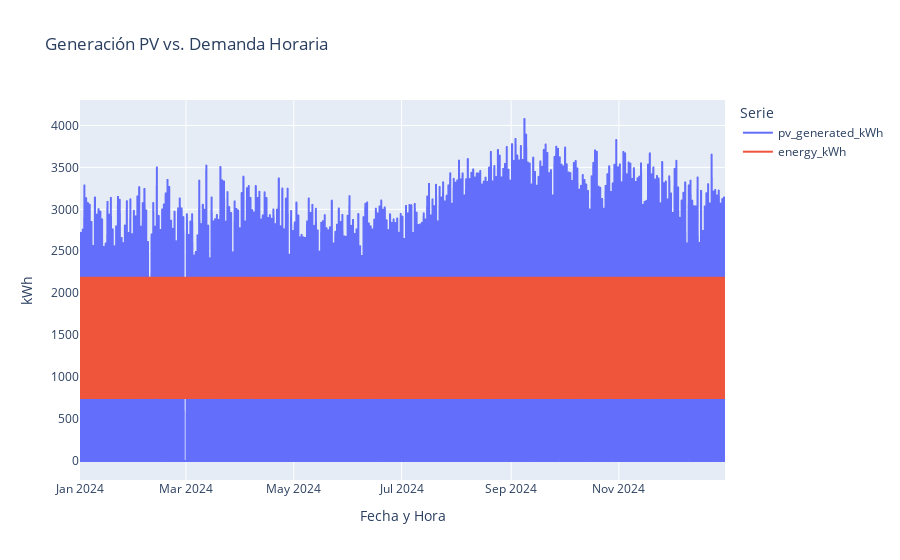

Here is the notebook cell this chart was saved with:
### Code cell
fig.show()

### Figure 1 — Plotly figure (JSON) as saved in the notebook; plotly's stock layout.template omitted (floating-point values rounded to 4 significant figures; data arrays with more than 128 entries replaced by an {"elided": "..."} marker saying what was removed)
{"data": [{"hovertemplate": "Serie=pv_generated_kWh<br>time=%{x}<br>Energía (kWh)=%{y}<extra></extra>", "legendgroup": "pv_generated_kWh", "line": {"color": "#636efa", "dash": "solid"}, "marker": {"symbol": "circle"}, "mode": "lines", "name": "pv_generated_kWh", "showlegend": true, "type": "scattergl", "x": {"elided": "8761 str values"}, "xaxis": "x", "y": {"elided": "8761 float values"}, "yaxis": "y"}, {"hovertemplate": "Serie=energy_kWh<br>time=%{x}<br>Energía (kWh)=%{y}<extra></extra>", "legendgroup": "energy_kWh", "line": {"color": "#EF553B", "dash": "solid"}, "marker": {"symbol": "circle"}, "mode": "lines", "name": "energy_kWh", "showlegend": true, "type": "scattergl", "x": {"elided": "8761 str values"}, "xaxis": "x", "y": {"elided": "8761 float values"}, "yaxis": "y"}], "layout": {"legend": {"title": {"text": "Serie"}, "tracegroupgap": 0}, "title": {"text": "Generación PV vs. Demanda Horaria"}, "xaxis": {"anchor": "y", "domain": [0, 1], "title": {"text": "Fecha y Hora"}}, "yaxis": {"anchor": "x", "domain": [0, 1], "title": {"text": "kWh"}}}}
